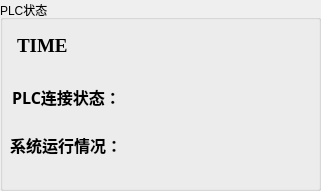
   <widget class="QGroupBox" name="groupBox_2">
    <property name="geometry">
     <rect>
      <x>730</x>
      <y>440</y>
      <width>321</width>
      <height>191</height>
     </rect>
    </property>
    <property name="title">
     <string>PLC状态</string>
    </property>
    <widget class="QLabel" name="label_Time">
     <property name="geometry">
      <rect>
       <x>17</x>
       <y>30</y>
       <width>181</width>
       <height>31</height>
      </rect>
     </property>
     <property name="font">
      <font>
       <family>Times New Roman</family>
       <pointsize>14</pointsize>
       <weight>75</weight>
       <bold>true</bold>
      </font>
     </property>
     <property name="text">
      <string>TIME</string>
     </property>
    </widget>
    <widget class="QWidget" name="layoutWidget_2">
     <property name="geometry">
      <rect>
       <x>10</x>
       <y>80</y>
       <width>191</width>
       <height>81</height>
      </rect>
     </property>
     <layout class="QVBoxLayout" name="verticalLayout_2">
      <item>
       <layout class="QHBoxLayout" name="horizontalLayout">
        <item>
         <spacer name="horizontalSpacer">
          <property name="orientation">
           <enum>Qt::Horizontal</enum>
          </property>
          <property name="sizeType">
           <enum>QSizePolicy::Maximum</enum>
          </property>
          <property name="sizeHint" stdset="0">
           <size>
            <width>2</width>
            <height>20</height>
           </size>
          </property>
         </spacer>
        </item>
        <item>
         <widget class="QLabel" name="label">
          <property name="font">
           <font>
            <family>黑体</family>
            <pointsize>12</pointsize>
            <weight>75</weight>
            <bold>true</bold>
           </font>
          </property>
          <property name="text">
           <string>PLC连接状态：</string>
          </property>
         </widget>
        </item>
        <item>
         <widget class="QLabel" name="label_Plc">
          <property name="font">
           <font>
            <family>黑体</family>
            <pointsize>12</pointsize>
           </font>
          </property>
          <property name="text">
           <string/>
          </property>
         </widget>
        </item>
       </layout>
      </item>
      <item>
       <spacer name="verticalSpacer_3">
        <property name="orientation">
         <enum>Qt::Vertical</enum>
        </property>
        <property name="sizeType">
         <enum>QSizePolicy::Maximum</enum>
        </property>
        <property name="sizeHint" stdset="0">
         <size>
          <width>20</width>
          <height>10</height>
         </size>
        </property>
       </spacer>
      </item>
      <item>
       <layout class="QHBoxLayout" name="horizontalLayout_2">
        <item>
         <widget class="QLabel" name="label_2">
          <property name="font">
           <font>
            <family>黑体</family>
            <pointsize>12</pointsize>
            <weight>75</weight>
            <bold>true</bold>
           </font>
          </property>
          <property name="text">
           <string>系统运行情况：</string>
          </property>
         </widget>
        </item>
        <item>
         <widget class="QLabel" name="label_SystemStateValue">
          <property name="font">
           <font>
            <family>黑体</family>
            <pointsize>12</pointsize>
            <weight>50</weight>
            <bold>false</bold>
           </font>
          </property>
          <property name="text">
           <string/>
          </property>
         </widget>
        </item>
       </layout>
      </item>
     </layout>
    </widget>
   </widget>
